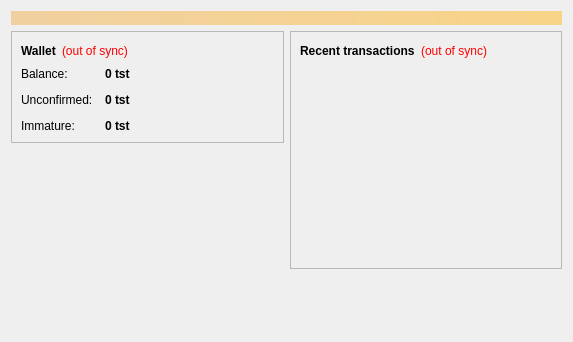
<?xml version="1.0" encoding="UTF-8"?>
<ui version="4.0">
 <class>OverviewPage</class>
 <widget class="QWidget" name="OverviewPage">
  <property name="geometry">
   <rect>
    <x>0</x>
    <y>0</y>
    <width>573</width>
    <height>342</height>
   </rect>
  </property>
  <property name="windowTitle">
   <string>Form</string>
  </property>
  <layout class="QVBoxLayout" name="topLayout">
   <item>
    <widget class="QLabel" name="labelAlerts">
     <property name="visible">
      <bool>false</bool>
     </property>
     <property name="styleSheet">
      <string notr="true">background-color: qlineargradient(x1: 0, y1: 0, x2: 1, y2: 0, stop:0 #F0D0A0, stop:1 #F8D488); color:#000000;</string>
     </property>
     <property name="wordWrap">
      <bool>true</bool>
     </property>
     <property name="margin">
      <number>3</number>
     </property>
    </widget>
   </item>
   <item>
    <layout class="QHBoxLayout" name="horizontalLayout" stretch="1,1">
     <item>
      <layout class="QVBoxLayout" name="verticalLayout_2">
       <item>
        <widget class="QFrame" name="frame">
         <property name="frameShape">
          <enum>QFrame::StyledPanel</enum>
         </property>
         <property name="frameShadow">
          <enum>QFrame::Raised</enum>
         </property>
         <layout class="QVBoxLayout" name="verticalLayout_4">
          <item>
           <layout class="QHBoxLayout" name="horizontalLayout_4">
            <item>
             <widget class="QLabel" name="label_5">
              <property name="font">
               <font>
                <weight>75</weight>
                <bold>true</bold>
               </font>
              </property>
              <property name="text">
               <string>Wallet</string>
              </property>
             </widget>
            </item>
            <item>
             <widget class="QLabel" name="labelWalletStatus">
              <property name="toolTip">
               <string>The displayed information may be out of date. Your wallet automatically synchronizes with the testcoin network after a connection is established, but this process has not completed yet.</string>
              </property>
              <property name="styleSheet">
               <string notr="true">QLabel { color: red; }</string>
              </property>
              <property name="text">
               <string notr="true">(out of sync)</string>
              </property>
              <property name="alignment">
               <set>Qt::AlignLeading|Qt::AlignLeft|Qt::AlignVCenter</set>
              </property>
             </widget>
            </item>
            <item>
             <spacer name="horizontalSpacer_2">
              <property name="orientation">
               <enum>Qt::Horizontal</enum>
              </property>
              <property name="sizeHint" stdset="0">
               <size>
                <width>40</width>
                <height>20</height>
               </size>
              </property>
             </spacer>
            </item>
           </layout>
          </item>
          <item>
           <layout class="QFormLayout" name="formLayout_2">
            <property name="fieldGrowthPolicy">
             <enum>QFormLayout::AllNonFixedFieldsGrow</enum>
            </property>
            <property name="horizontalSpacing">
             <number>12</number>
            </property>
            <property name="verticalSpacing">
             <number>12</number>
            </property>
            <item row="0" column="0">
             <widget class="QLabel" name="label">
              <property name="text">
               <string>Balance:</string>
              </property>
             </widget>
            </item>
            <item row="0" column="1">
             <widget class="QLabel" name="labelBalance">
              <property name="font">
               <font>
                <weight>75</weight>
                <bold>true</bold>
               </font>
              </property>
              <property name="cursor">
               <cursorShape>IBeamCursor</cursorShape>
              </property>
              <property name="toolTip">
               <string>Your current balance</string>
              </property>
              <property name="text">
               <string notr="true">0 tst</string>
              </property>
              <property name="textInteractionFlags">
               <set>Qt::LinksAccessibleByMouse|Qt::TextSelectableByKeyboard|Qt::TextSelectableByMouse</set>
              </property>
             </widget>
            </item>
            <item row="1" column="0">
             <widget class="QLabel" name="label_3">
              <property name="text">
               <string>Unconfirmed:</string>
              </property>
             </widget>
            </item>
            <item row="1" column="1">
             <widget class="QLabel" name="labelUnconfirmed">
              <property name="font">
               <font>
                <weight>75</weight>
                <bold>true</bold>
               </font>
              </property>
              <property name="cursor">
               <cursorShape>IBeamCursor</cursorShape>
              </property>
              <property name="toolTip">
               <string>Total of transactions that have yet to be confirmed, and do not yet count toward the current balance</string>
              </property>
              <property name="text">
               <string notr="true">0 tst</string>
              </property>
              <property name="textInteractionFlags">
               <set>Qt::LinksAccessibleByMouse|Qt::TextSelectableByKeyboard|Qt::TextSelectableByMouse</set>
              </property>
             </widget>
            </item>
            <item row="2" column="0">
             <widget class="QLabel" name="labelImmatureText">
              <property name="text">
               <string>Immature:</string>
              </property>
             </widget>
            </item>
            <item row="2" column="1">
             <widget class="QLabel" name="labelImmature">
              <property name="font">
               <font>
                <weight>75</weight>
                <bold>true</bold>
               </font>
              </property>
              <property name="toolTip">
               <string>Mined balance that has not yet matured</string>
              </property>
              <property name="text">
               <string notr="true">0 tst</string>
              </property>
              <property name="textInteractionFlags">
               <set>Qt::LinksAccessibleByMouse|Qt::TextSelectableByKeyboard|Qt::TextSelectableByMouse</set>
              </property>
             </widget>
            </item>
           </layout>
          </item>
         </layout>
        </widget>
       </item>
       <item>
        <spacer name="verticalSpacer">
         <property name="orientation">
          <enum>Qt::Vertical</enum>
         </property>
         <property name="sizeHint" stdset="0">
          <size>
           <width>20</width>
           <height>40</height>
          </size>
         </property>
        </spacer>
       </item>
      </layout>
     </item>
     <item>
      <layout class="QVBoxLayout" name="verticalLayout_3">
       <item>
        <widget class="QFrame" name="frame_2">
         <property name="frameShape">
          <enum>QFrame::StyledPanel</enum>
         </property>
         <property name="frameShadow">
          <enum>QFrame::Raised</enum>
         </property>
         <layout class="QVBoxLayout" name="verticalLayout">
          <item>
           <layout class="QHBoxLayout" name="horizontalLayout_2">
            <item>
             <widget class="QLabel" name="label_4">
              <property name="text">
               <string>&lt;b&gt;Recent transactions&lt;/b&gt;</string>
              </property>
             </widget>
            </item>
            <item>
             <widget class="QLabel" name="labelTransactionsStatus">
              <property name="toolTip">
               <string>The displayed information may be out of date. Your wallet automatically synchronizes with the testcoin network after a connection is established, but this process has not completed yet.</string>
              </property>
              <property name="styleSheet">
               <string notr="true">QLabel { color: red; }</string>
              </property>
              <property name="text">
               <string notr="true">(out of sync)</string>
              </property>
              <property name="alignment">
               <set>Qt::AlignRight|Qt::AlignTrailing|Qt::AlignVCenter</set>
              </property>
             </widget>
            </item>
            <item>
             <spacer name="horizontalSpacer">
              <property name="orientation">
               <enum>Qt::Horizontal</enum>
              </property>
              <property name="sizeHint" stdset="0">
               <size>
                <width>40</width>
                <height>20</height>
               </size>
              </property>
             </spacer>
            </item>
           </layout>
          </item>
          <item>
           <widget class="QListView" name="listTransactions">
            <property name="styleSheet">
             <string notr="true">QListView { background: transparent; }</string>
            </property>
            <property name="frameShape">
             <enum>QFrame::NoFrame</enum>
            </property>
            <property name="verticalScrollBarPolicy">
             <enum>Qt::ScrollBarAlwaysOff</enum>
            </property>
            <property name="horizontalScrollBarPolicy">
             <enum>Qt::ScrollBarAlwaysOff</enum>
            </property>
            <property name="selectionMode">
             <enum>QAbstractItemView::NoSelection</enum>
            </property>
           </widget>
          </item>
         </layout>
        </widget>
       </item>
       <item>
        <spacer name="verticalSpacer_2">
         <property name="orientation">
          <enum>Qt::Vertical</enum>
         </property>
         <property name="sizeHint" stdset="0">
          <size>
           <width>20</width>
           <height>40</height>
          </size>
         </property>
        </spacer>
       </item>
      </layout>
     </item>
    </layout>
   </item>
  </layout>
 </widget>
 <resources/>
 <connections/>
</ui>
